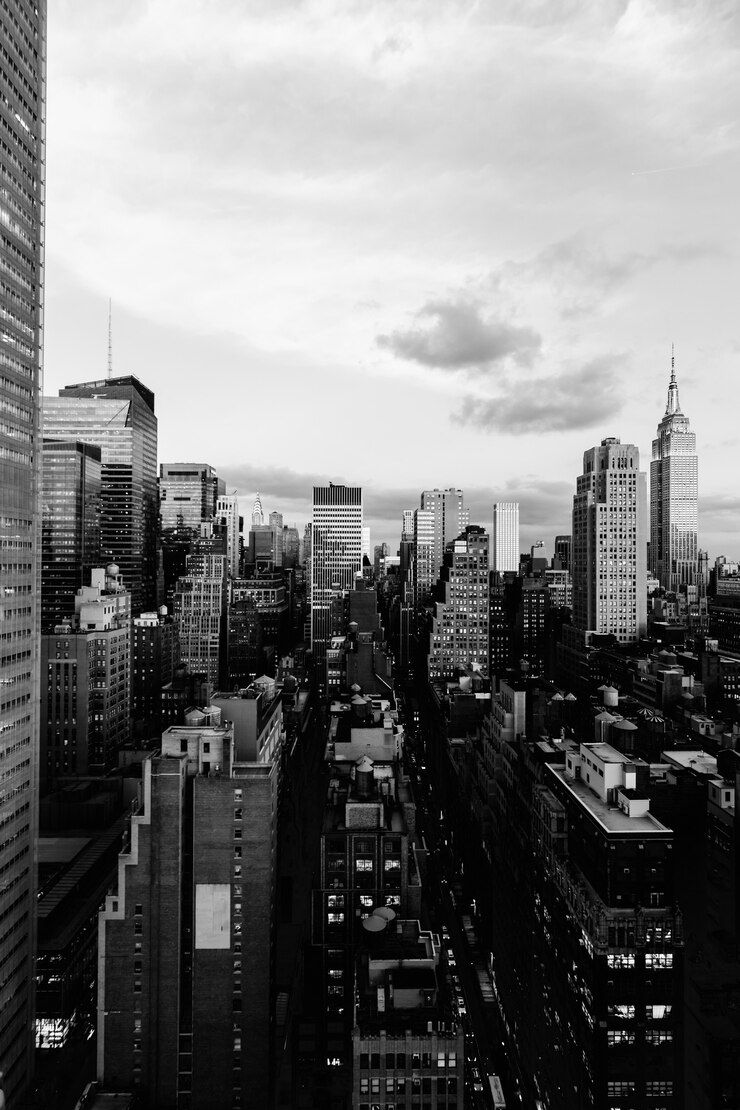
#> input picture AT1/newyork.jpg, 740 x 1110 px
$ python quantizar.py
#> lines starting #> are read from the running program, lines starting #| are printed output that depends on the picture
import numpy as np
import cv2 as cv

img = cv.imread('newyork.jpg', cv.IMREAD_GRAYSCALE)
#> img is the input picture: shape (1110, 740); min 0, max 255, mean 119.4

imagem_copy = img.copy()

if __name__ == "__main__":
    altura = imagem_copy.shape[0] # 1110
#> altura = 1110
    largura = imagem_copy.shape[1] # 740
#> largura = 740
    print(f'{altura} e {largura}')
#| 1110 e 740

    for i in range(1,9):
        niveis = 2**i-1
        print(f'quantidade de niveis: {256/(niveis+1)*2}')
        imagem_copy = img.copy()
        for linha in range(altura):
            for coluna in range(largura):

                imagem_copy[linha][coluna] = ((imagem_copy[linha][coluna] // niveis)) * niveis

        cv.imshow(f'imagem_{int(256/(niveis+1)*2)}_niveis',imagem_copy)
        cv.waitKey(0)
        cv.destroyAllWindows()
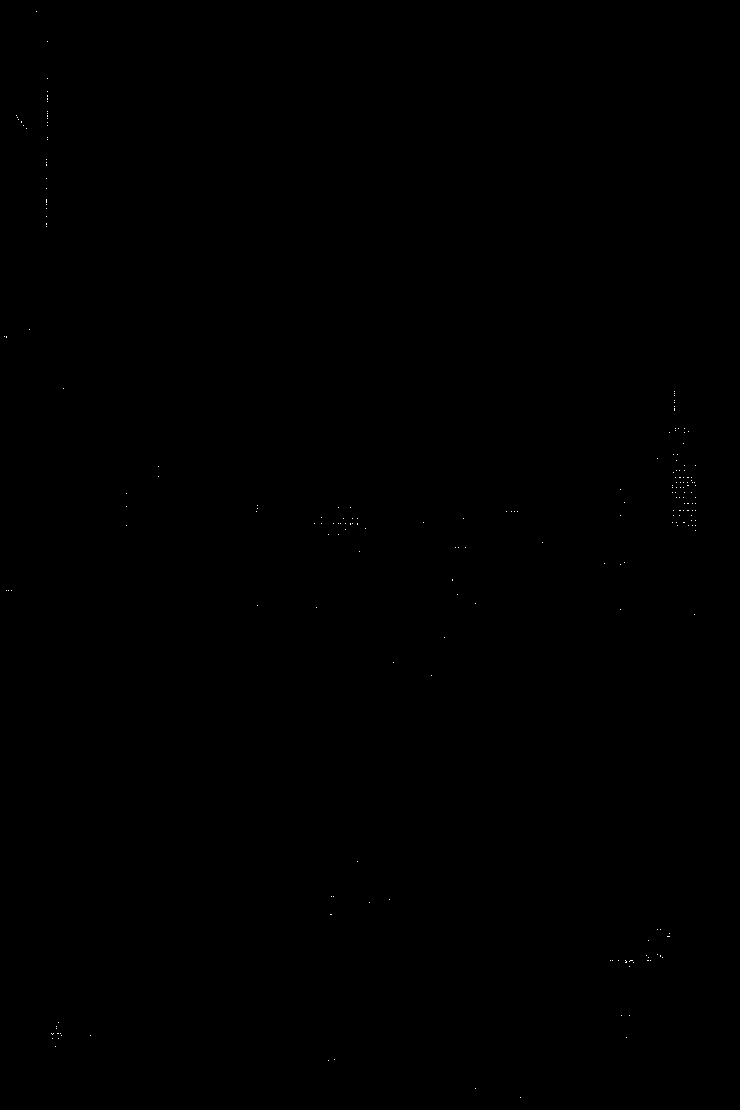
#> imagem_copy: shape (1110, 740); 0.03% white in thin lines or dots
